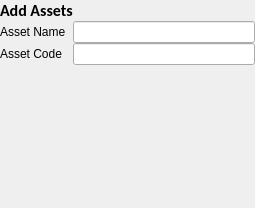
              <widget class="QWidget" name="page_addbasetypes_3">
               <layout class="QGridLayout" name="gridLayout_20">
                <property name="margin">
                 <number>0</number>
                </property>
                <property name="spacing">
                 <number>0</number>
                </property>
                <item row="0" column="0" colspan="3">
                 <layout class="QGridLayout" name="gridLayout_11">
                  <item row="1" column="0">
                   <widget class="QLabel" name="label_14">
                    <property name="text">
                     <string>Asset Name</string>
                    </property>
                   </widget>
                  </item>
                  <item row="1" column="1">
                   <widget class="QLineEdit" name="lineEdit_5"/>
                  </item>
                  <item row="2" column="1">
                   <widget class="QLineEdit" name="lineEdit_6">
                    <property name="text">
                     <string/>
                    </property>
                   </widget>
                  </item>
                  <item row="2" column="0">
                   <widget class="QLabel" name="label_15">
                    <property name="text">
                     <string>Asset Code</string>
                    </property>
                   </widget>
                  </item>
                  <item row="0" column="0">
                   <widget class="QLabel" name="label_16">
                    <property name="font">
                     <font>
                      <family>Calibri</family>
                      <pointsize>12</pointsize>
                      <weight>75</weight>
                      <bold>true</bold>
                     </font>
                    </property>
                    <property name="text">
                     <string>Add Assets</string>
                    </property>
                   </widget>
                  </item>
                 </layout>
                </item>
                <item row="1" column="0">
                 <spacer name="horizontalSpacer_4">
                  <property name="orientation">
                   <enum>Qt::Horizontal</enum>
                  </property>
                  <property name="sizeHint" stdset="0">
                   <size>
                    <width>199</width>
                    <height>20</height>
                   </size>
                  </property>
                 </spacer>
                </item>
                <item row="1" column="1">
                 <widget class="QToolButton" name="toolButton_18">
                  <property name="text">
                   <string/>
                  </property>
                  <property name="icon">
                   <iconset resource="icons/icons_rsc.qrc">
                    <normaloff>:/tpd/check64.png</normaloff>:/tpd/check64.png</iconset>
                  </property>
                  <property name="iconSize">
                   <size>
                    <width>20</width>
                    <height>20</height>
                   </size>
                  </property>
                  <property name="autoRaise">
                   <bool>true</bool>
                  </property>
                 </widget>
                </item>
                <item row="1" column="2">
                 <widget class="QToolButton" name="toolButton_19">
                  <property name="text">
                   <string/>
                  </property>
                  <property name="icon">
                   <iconset resource="icons/icons_rsc.qrc">
                    <normaloff>:/tpd/close6.png</normaloff>:/tpd/close6.png</iconset>
                  </property>
                  <property name="iconSize">
                   <size>
                    <width>20</width>
                    <height>20</height>
                   </size>
                  </property>
                  <property name="autoRaise">
                   <bool>true</bool>
                  </property>
                 </widget>
                </item>
                <item row="2" column="1" colspan="2">
                 <spacer name="verticalSpacer_3">
                  <property name="orientation">
                   <enum>Qt::Vertical</enum>
                  </property>
                  <property name="sizeHint" stdset="0">
                   <size>
                    <width>20</width>
                    <height>116</height>
                   </size>
                  </property>
                 </spacer>
                </item>
               </layout>
              </widget>
